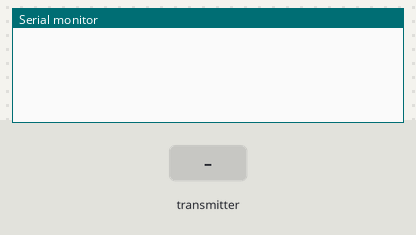
The sketch below on a simulated ESP32. On the bench: the last lines printed to the serial monitor. The inputs (shaded band) are chosen by the test bench.

Above: at 1.2 s.
1.3 s: the transmitter starts sending deviceName = 0
At 1.66 s:
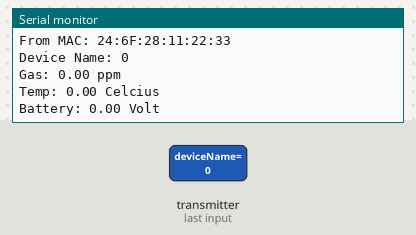
2.8 s: the transmitter starts sending gas = 25
4.3 s: the transmitter starts sending temp = 25
5.8 s: the transmitter starts sending batt = 25
At 6.16 s:
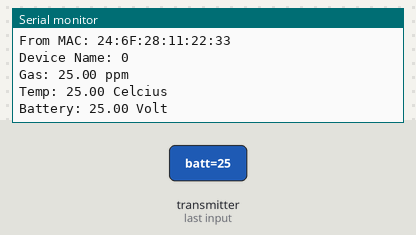
7.3 s: the transmitter starts sending deviceName = 1
8.8 s: the transmitter starts sending gas = 50
Timing chart, 0 to 11.3 s (numbered marks = the images above; inputs shaded):
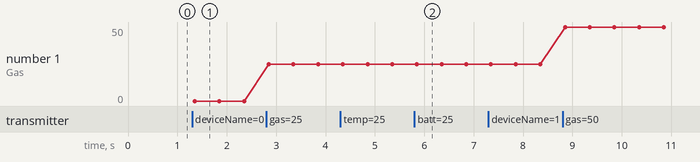

Measured:
- after the input at 1.3 s, the serial monitor: prints a new line after 0.05 s (image 1)
- after the input at 5.8 s, the serial monitor: prints a new line after 0.05 s (image 2)
- plotted number 1: 0 → 25 after the input at 2.8 s, 25 → 50 after the input at 8.8 s

The sketch:

Master_Responder.ino
```cpp
#include <esp_now.h>
#include <WiFi.h>

// Define a data structure Must be same as Initiator
struct received_data {
  char deviceName[32];
  float gas;
  float temp;
  float batt;
};

// Create a structured object
received_data myData;

// Callback function executed when data is received
void OnDataRecv(const esp_now_recv_info_t *info, const uint8_t *incomingData, int len) {
  memcpy(&myData, incomingData, sizeof(myData));

  Serial.print("Data received: ");
  Serial.println(len);

  // Print sender MAC (src_addr in new ESP-IDF)
  char macStr[18];
  snprintf(macStr, sizeof(macStr), "%02X:%02X:%02X:%02X:%02X:%02X",
           info->src_addr[0], info->src_addr[1], info->src_addr[2],
           info->src_addr[3], info->src_addr[4], info->src_addr[5]);
  Serial.print("From MAC: ");
  Serial.println(macStr);

  Serial.print("Device Name: ");
  Serial.println(myData.deviceName);
  Serial.printf("Gas: %.2f ppm\n", myData.gas);
  Serial.printf("Temp: %.2f Celcius\n", myData.temp);
  Serial.printf("Battery: %.2f Volt\n", myData.batt);
}

void setup() {
  Serial.begin(115200);

  WiFi.mode(WIFI_STA);
  if (esp_now_init() != ESP_OK) {
    Serial.println("Error initializing ESP-NOW");
    return;
  }

  esp_now_register_recv_cb(OnDataRecv);
}

void loop() {
}
```
